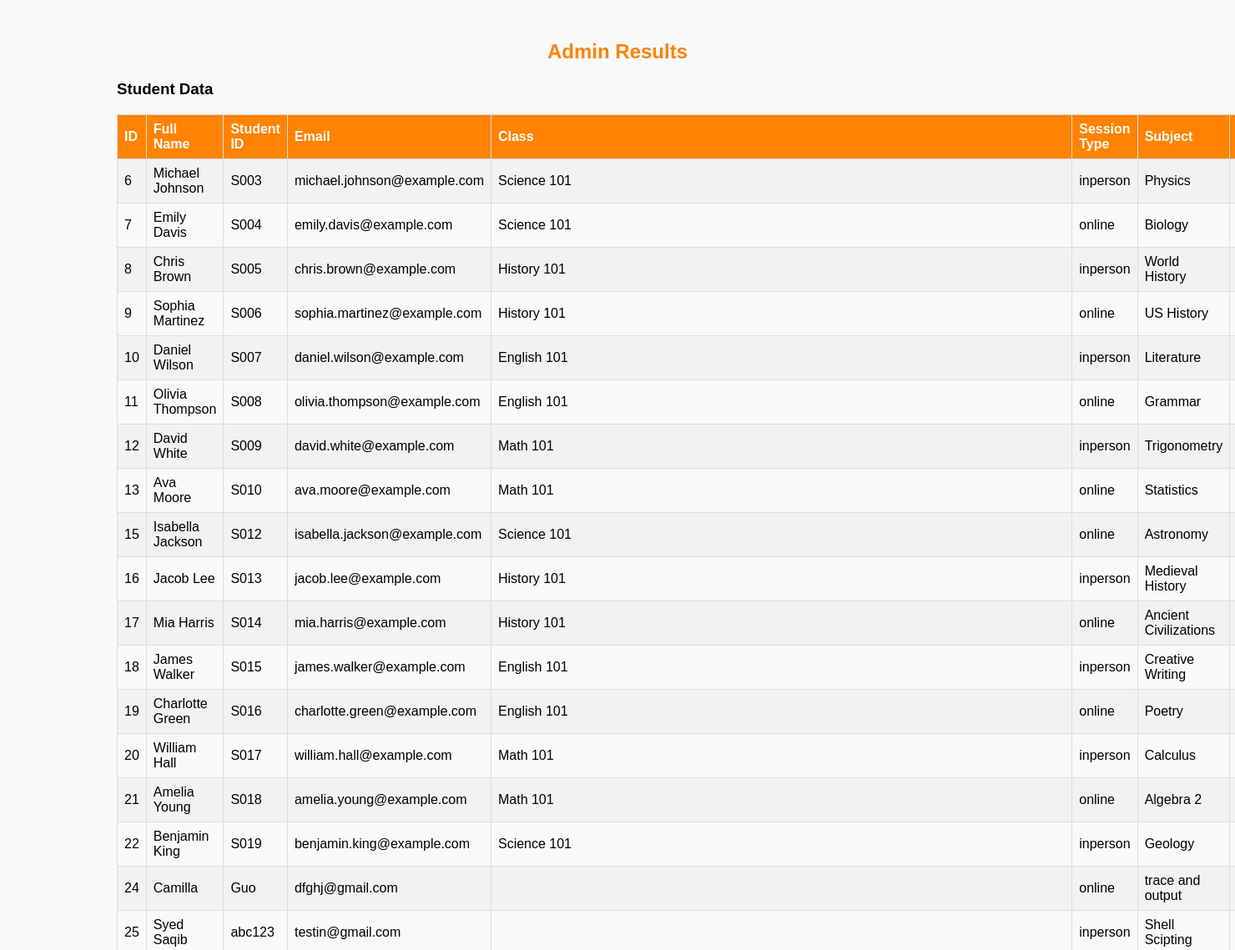
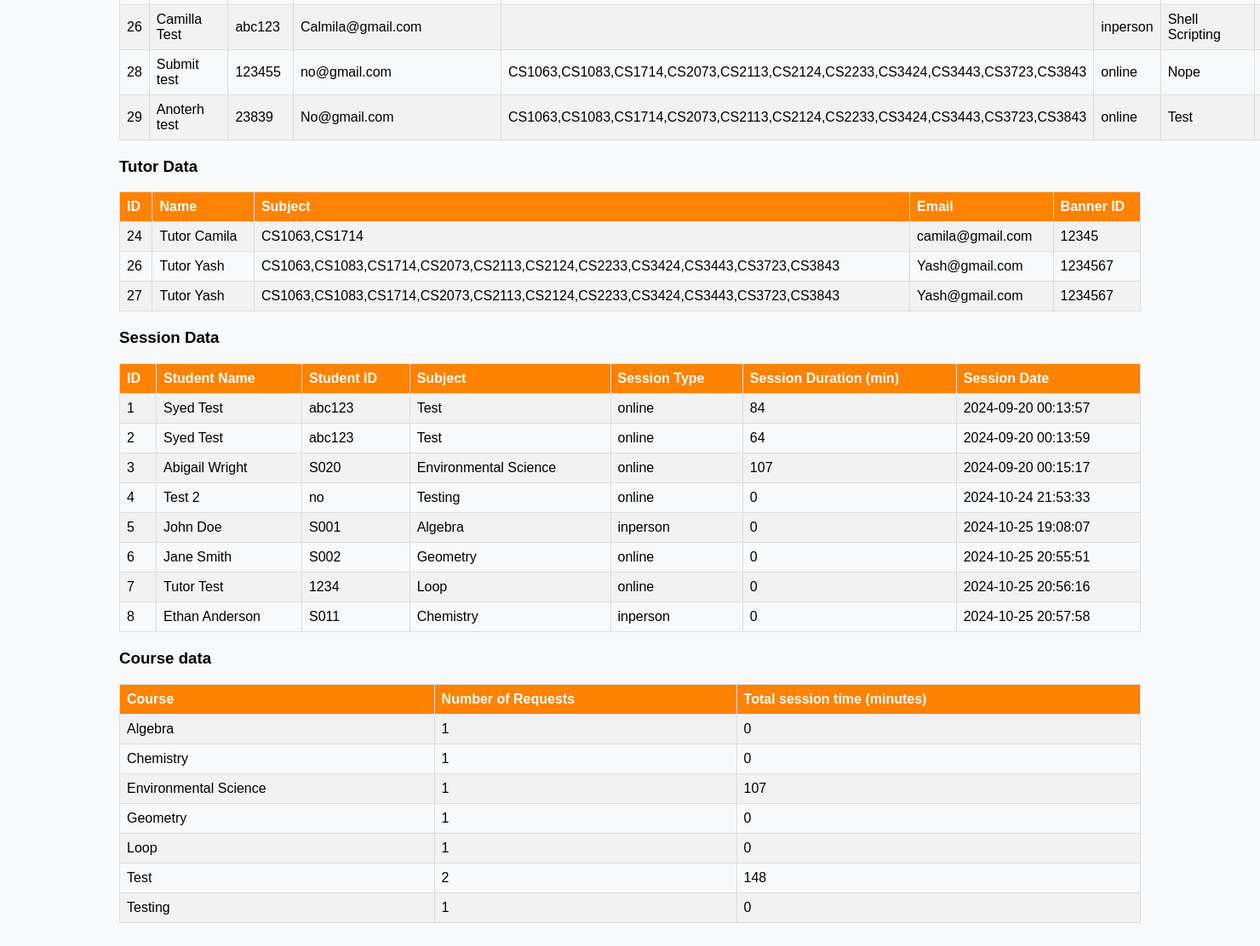
The app's page /results.php with its own data (2 pictures, top to bottom).
### tables this page shows
CREATE TABLE `students` (
  `id` int(11) NOT NULL,
  `full_name` varchar(255) NOT NULL,
  `student_id` varchar(50) NOT NULL,
  `email` varchar(255) NOT NULL,
  `class` varchar(100) NOT NULL,
  `session_type` varchar(20) NOT NULL,
  `subject` varchar(255) NOT NULL,
  `submission_time` timestamp NOT NULL DEFAULT current_timestamp(),
  `assigned_tutor` int(11) DEFAULT NULL
);

CREATE TABLE `tutors` (
  `id` int(11) NOT NULL,
  `tutor_name` varchar(255) NOT NULL,
  `subject` varchar(255) NOT NULL,
  `schedule` varchar(255) DEFAULT NULL,
  `active_sessions` int(11) DEFAULT 0,
  `email` varchar(255) NOT NULL,
  `banner_id` varchar(50) NOT NULL,
  `is_logged_in` tinyint(1) DEFAULT 0
);

CREATE TABLE `tutor_sessions` (
  `id` int(11) NOT NULL,
  `student_name` varchar(255) DEFAULT NULL,
  `student_id` varchar(50) DEFAULT NULL,
  `subject` varchar(255) DEFAULT NULL,
  `session_type` varchar(20) DEFAULT NULL,
  `session_duration` int(11) DEFAULT NULL,
  `session_date` timestamp NOT NULL DEFAULT current_timestamp()
);

### results.php (the view, shortened to what this page needs)
<?php
require 'db_connect.php';
$studentsQuery = "SELECT * FROM students";
$studentsStmt = $conn->prepare($studentsQuery);
$studentsStmt->execute();
$students = $studentsStmt->fetchAll(PDO::FETCH_ASSOC);
$tutorsQuery = "SELECT * FROM tutors";
$tutorsStmt = $conn->prepare($tutorsQuery);
$tutorsStmt->execute();
$tutors = $tutorsStmt->fetchAll(PDO::FETCH_ASSOC);
$sessionsQuery = "SELECT * FROM tutor_sessions";
$sessionsStmt = $conn->prepare($sessionsQuery);
$sessionsStmt->execute();
$sessions = $sessionsStmt->fetchAll(PDO::FETCH_ASSOC);
?>
<!DOCTYPE html>
<html lang="en">
<head>
</head>
<body>
<div class="container">
    <h2>Admin Results</h2>
    <h3>Student Data</h3>
    <table>
        <tr>
            <th>ID</th>
            <th>Full Name</th>
            <th>Student ID</th>
            <th>Email</th>
            <th>Class</th>
            <th>Session Type</th>
            <th>Subject</th>
            <th>Submission Time</th>
        </tr>
        <?php foreach ($students as $student): ?>
        <tr>
            <td><?php echo $student['id']; ?></td>
            <td><?php echo htmlspecialchars($student['full_name']); ?></td>
            <td><?php echo htmlspecialchars($student['student_id']); ?></td>
            <td><?php echo htmlspecialchars($student['email']); ?></td>
            <td><?php echo htmlspecialchars($student['class']); ?></td>
            <td><?php echo htmlspecialchars($student['session_type']); ?></td>
            <td><?php echo htmlspecialchars($student['subject']); ?></td>
            <td><?php echo $student['submission_time']; ?></td>
        </tr>
        <?php endforeach; ?>
    </table>
    <h3>Tutor Data</h3>
    <table>
        <tr>
            <th>ID</th>
            <th>Name</th>
            <th>Subject</th>
            <th>Email</th>
            <th>Banner ID</th>
        </tr>
        <?php foreach ($tutors as $tutor): ?>
        <tr>
            <td><?php echo $tutor['id']; ?></td>
            <td><?php echo htmlspecialchars($tutor['tutor_name']); ?></td>
            <td><?php echo htmlspecialchars($tutor['subject']); ?></td>
            <td><?php echo htmlspecialchars($tutor['email']); ?></td>
            <td><?php echo htmlspecialchars($tutor['banner_id']); ?></td>
        </tr>
        <?php endforeach; ?>
    </table>
    <h3>Session Data</h3>
    <table>
        <tr>
            <th>ID</th>
            <th>Student Name</th>
            <th>Student ID</th>
            <th>Subject</th>
            <th>Session Type</th>
            <th>Session Duration (min)</th>
            <th>Session Date</th>
        </tr>
        <?php foreach ($sessions as $session): ?>
        <tr>
            <td><?php echo $session['id']; ?></td>
            <td><?php echo htmlspecialchars($session['student_name']); ?></td>
            <td><?php echo htmlspecialchars($session['student_id']); ?></td>
            <td><?php echo htmlspecialchars($session['subject']); ?></td>
            <td><?php echo htmlspecialchars($session['session_type']); ?></td>
            <td><?php echo htmlspecialchars($session['session_duration']); ?></td>
            <td><?php echo $session['session_date']; ?></td>
        </tr>
        <?php endforeach; ?>
    </table>
    <h3>Course data</h3>
    <table>
        <tr>
            <th>Course</th>
            <th>Number of Requests</th>
            <th>Total session time (minutes)</th>
        </tr>
        <?php
            $sql = "SELECT subject, COUNT(*) AS session_count, SUM(session_duration) AS total_duration
            FROM tutor_sessions
            GROUP BY subject";
            $result = $conn->query($sql);
            if ($result->rowCount() > 0) {
                while($row = $result->fetch(PDO::FETCH_ASSOC)) {
                    echo "<tr>";
                    echo "<td>" . htmlspecialchars($row["subject"]) . "</td>";
                    echo "<td>" . htmlspecialchars($row["session_count"]) . "</td>";
                    echo "<td>" . htmlspecialchars($row["total_duration"]) . "</td>";
                    echo "</tr>";
                }
            } else {
                echo "<tr><td colspan='3'>No data available</td></tr>";
            }
        ?>
    </table>
</div>
</body>
</html>

### results.php (style rules this page uses)
body { font-family: Arial, sans-serif; background-color: #f8f9fa; padding: 20px; }
.container { max-width: 1200px; margin: 0 auto; }
h2 { text-align: center; color: #ff8200; margin-bottom: 20px; }
table { width: 100%; border-collapse: collapse; margin-bottom: 20px; }
table, th, td { border: 1px solid #ddd; padding: 8px; text-align: left; }
th { background-color: #ff8200; color: white; }
tr:nth-child(even) { background-color: #f2f2f2; }

### records on screen
students: id "6", full_name "Michael Johnson", student "S003", email "michael.johnson@example.com", class "Science 101", session_type "inperson", subject "Physics"
students: id "7", full_name "Emily Davis", student "S004", email "emily.davis@example.com", class "Science 101", session_type "online", subject "Biology"
students: id "8", full_name "Chris Brown", student "S005", email "chris.brown@example.com", class "History 101", session_type "inperson", subject "World History"
students: id "9", full_name "Sophia Martinez", student "S006", email "sophia.martinez@example.com", class "History 101", session_type "online", subject "US History"
students: id "10", full_name "Daniel Wilson", student "S007", email "daniel.wilson@example.com", class "English 101", session_type "inperson", subject "Literature"
students: id "11", full_name "Olivia Thompson", student "S008", email "olivia.thompson@example.com", class "English 101", session_type "online", subject "Grammar"
students: id "12", full_name "David White", student "S009", email "david.white@example.com", class "Math 101", session_type "inperson", subject "Trigonometry"
students: id "13", full_name "Ava Moore", student "S010", email "ava.moore@example.com", class "Math 101", session_type "online", subject "Statistics"
students: id "15", full_name "Isabella Jackson", student "S012", email "isabella.jackson@example.com", class "Science 101", session_type "online", subject "Astronomy"
students: id "16", full_name "Jacob Lee", student "S013", email "jacob.lee@example.com", class "History 101", session_type "inperson", subject "Medieval History"
students: id "17", full_name "Mia Harris", student "S014", email "mia.harris@example.com", class "History 101", session_type "online", subject "Ancient Civilizations"
students: id "18", full_name "James Walker", student "S015", email "james.walker@example.com", class "English 101", session_type "inperson", subject "Creative Writing"
students: id "19", full_name "Charlotte Green", student "S016", email "charlotte.green@example.com", class "English 101", session_type "online", subject "Poetry"
students: id "20", full_name "William Hall", student "S017", email "william.hall@example.com", class "Math 101", session_type "inperson", subject "Calculus"
students: id "21", full_name "Amelia Young", student "S018", email "amelia.young@example.com", class "Math 101", session_type "online", subject "Algebra 2"
students: id "22", full_name "Benjamin King", student "S019", email "benjamin.king@example.com", class "Science 101", session_type "inperson", subject "Geology"
students: id "24", full_name "Camilla", student "Guo", email "dfghj@gmail.com", session_type "online", subject "trace and output"
students: id "25", full_name "Syed Saqib", student "abc123", email "testin@gmail.com", session_type "inperson", subject "Shell Scipting"
students: id "26", full_name "Camilla Test", student "abc123", email "Calmila@gmail.com", session_type "inperson", subject "Shell Scripting"
students: id "28", full_name "Submit test", student "123455", email "no@gmail.com", class "CS1063,CS1083,CS1714,CS2073,CS2113,CS2124,CS2233,CS3424,CS3443,CS3723,CS3843", session_type "online", subject "Nope"
students: id "29", full_name "Anoterh test", student "23839", email "No@gmail.com", class "CS1063,CS1083,CS1714,CS2073,CS2113,CS2124,CS2233,CS3424,CS3443,CS3723,CS3843", session_type "online", subject "Test"
tutors: id "24", tutor_name "Tutor Camila", subject "CS1063,CS1714", email "camila@gmail.com", banner "12345"
tutors: id "26", tutor_name "Tutor Yash", subject "CS1063,CS1083,CS1714,CS2073,CS2113,CS2124,CS2233,CS3424,CS3443,CS3723,CS3843", email "Yash@gmail.com", banner "1234567"
tutors: id "27", tutor_name "Tutor Yash", subject "CS1063,CS1083,CS1714,CS2073,CS2113,CS2124,CS2233,CS3424,CS3443,CS3723,CS3843", email "Yash@gmail.com", banner "1234567"
tutor_sessions: id "1", student_name "Syed Test", student "abc123", subject "Test", session_type "online", session_duration "84", session_date "2024-09-20 00:13:57"
tutor_sessions: id "2", student_name "Syed Test", student "abc123", subject "Test", session_type "online", session_duration "64", session_date "2024-09-20 00:13:59"
tutor_sessions: id "3", student_name "Abigail Wright", student "S020", subject "Environmental Science", session_type "online", session_duration "107", session_date "2024-09-20 00:15:17"
tutor_sessions: id "4", student_name "Test 2", student "no", subject "Testing", session_type "online", session_duration "0", session_date "2024-10-24 21:53:33"
tutor_sessions: id "5", student_name "John Doe", student "S001", subject "Algebra", session_type "inperson", session_duration "0", session_date "2024-10-25 19:08:07"
tutor_sessions: id "6", student_name "Jane Smith", student "S002", subject "Geometry", session_type "online", session_duration "0", session_date "2024-10-25 20:55:51"
tutor_sessions: id "7", student_name "Tutor Test", student "1234", subject "Loop", session_type "online", session_duration "0", session_date "2024-10-25 20:56:16"
tutor_sessions: id "8", student_name "Ethan Anderson", student "S011", subject "Chemistry", session_type "inperson", session_duration "0", session_date "2024-10-25 20:57:58"

### other values on screen
$row["subject"] "Algebra"
$row["session_count"] "1"
$row["total_duration"] "0"
$row["subject"] "Chemistry"
$row["subject"] "Environmental Science"
$row["total_duration"] "107"
$row["subject"] "Geometry"
$row["subject"] "Loop"
$row["subject"] "Test"
$row["session_count"] "2"
$row["total_duration"] "148"
$row["subject"] "Testing"
